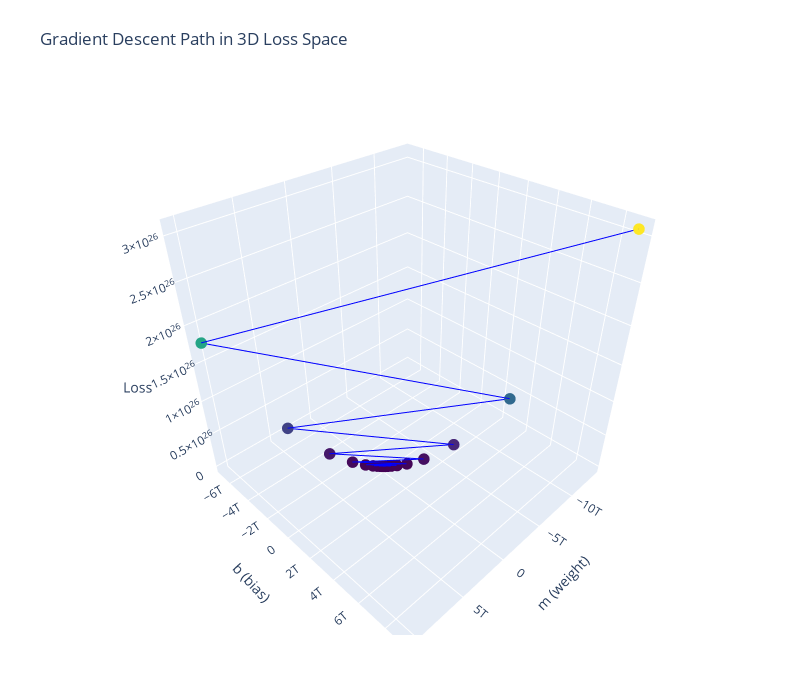

Write notebook code for a chart like this one.
### Code cell
gd2=GdRegressor(100,0,100,0.01)
gd2.fit(X,y)
gd2.plot_loss()
